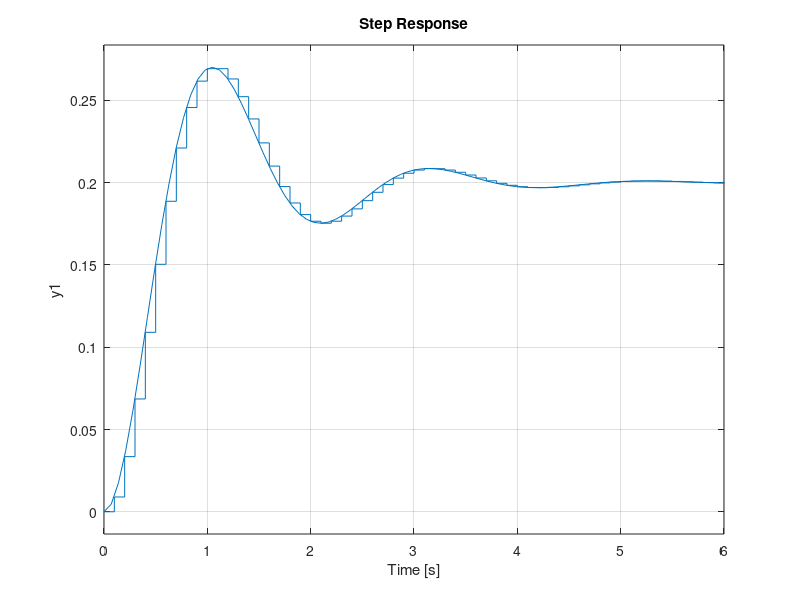
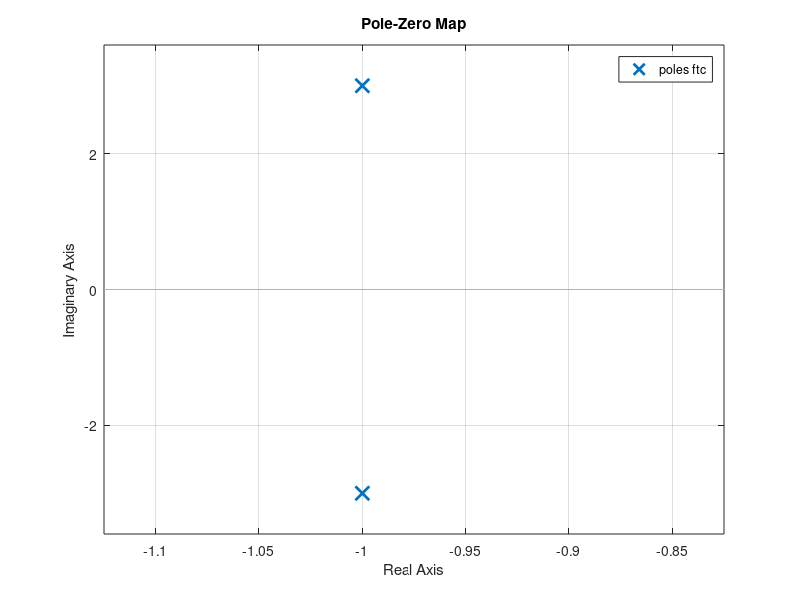
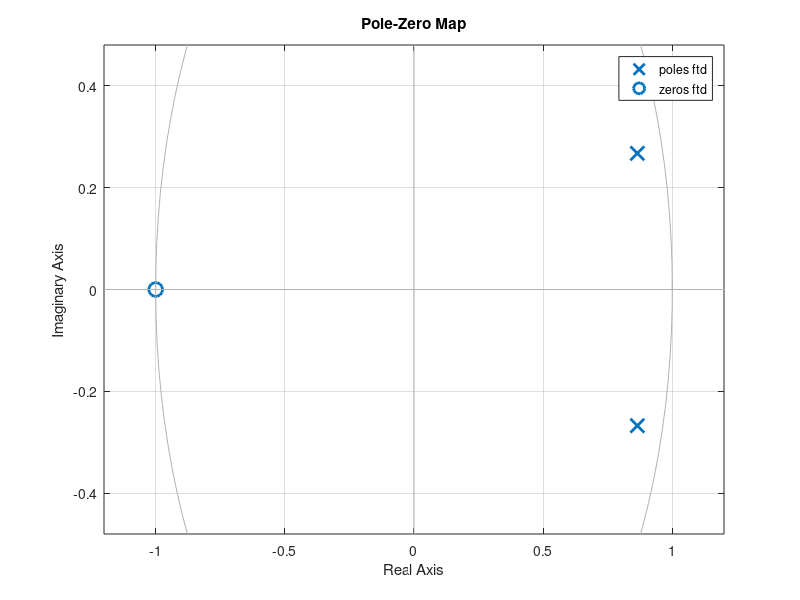

Write the MATLAB code that produced these figures, in order.
close all;

ftc=tf(2,[1 2 10])%sigma = -1
                  %tao=1/sigma= 1
                  %tm=tao/10=0.1
ftd=c2d(ftc,0.1,'matched')

figure; %grafica de respuesta en el tiempo
step(ftc);
hold on
step(ftd);
hold off

figure;%grafica de polos en continua
pzmap(ftc)
grid on

figure;%grafica de polos en discreto
pzmap(ftd)
grid on